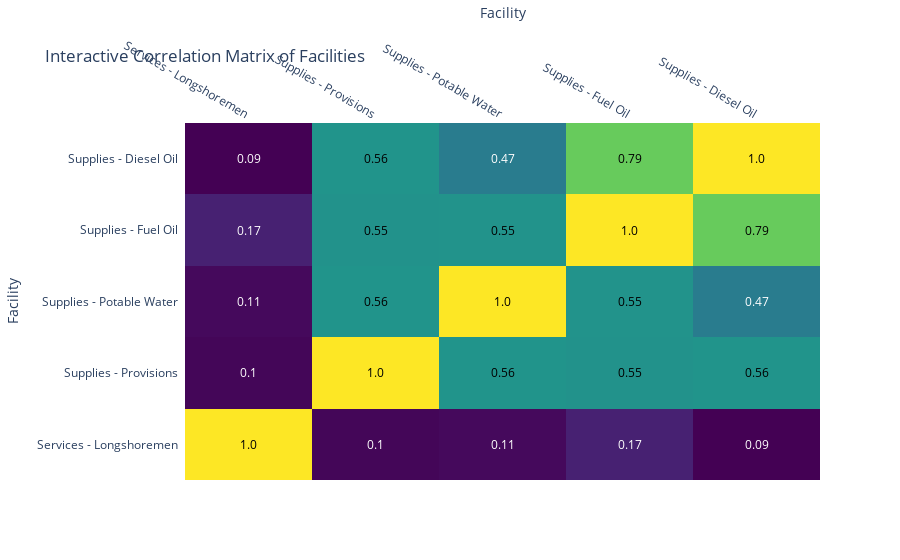

Notebook code cell kept with this figure:
### Code cell
# Import Plotly library
import plotly.figure_factory as ff

# Calculate the correlation matrix for the facilities
correlation_matrix = df[facilities_columns].apply(lambda x: x.replace({'Yes': 1, 'No': 0, 'Unknown': None}).astype(float)).corr()

# Create the interactive heatmap
fig = ff.create_annotated_heatmap(z=correlation_matrix.values,
                                  x=list(correlation_matrix.columns),
                                  y=list(correlation_matrix.index),
                                  annotation_text=correlation_matrix.round(2).values,
                                  colorscale='Viridis')

# Update layout
fig.update_layout(title='Interactive Correlation Matrix of Facilities',
                  xaxis=dict(title='Facility'),
                  yaxis=dict(title='Facility'))

# Show figure
fig.show()

### Figure 1 — Plotly figure (JSON) as saved in the notebook; plotly's stock layout.template omitted (floating-point values rounded to 4 significant figures)
{"data": [{"colorscale": [[0, "#440154"], [0.1111, "#482878"], [0.2222, "#3e4989"], [0.3333, "#31688e"], [0.4444, "#26828e"], [0.5556, "#1f9e89"], [0.6667, "#35b779"], [0.7778, "#6ece58"], [0.8889, "#b5de2b"], [1, "#fde725"]], "reversescale": false, "showscale": false, "type": "heatmap", "x": ["Services - Longshoremen", "Supplies - Provisions", "Supplies - Potable Water", "Supplies - Fuel Oil", "Supplies - Diesel Oil"], "y": ["Services - Longshoremen", "Supplies - Provisions", "Supplies - Potable Water", "Supplies - Fuel Oil", "Supplies - Diesel Oil"], "z": [[1, 0.09926, 0.1082, 0.1712, 0.08675], [0.09926, 1, 0.5592, 0.5524, 0.5583], [0.1082, 0.5592, 1, 0.554, 0.4683], [0.1712, 0.5524, 0.554, 1, 0.7851], [0.08675, 0.5583, 0.4683, 0.7851, 1]]}], "layout": {"annotations": [{"font": {"color": "#000000"}, "showarrow": false, "text": "1.0", "x": "Services - Longshoremen", "xref": "x", "y": "Services - Longshoremen", "yref": "y"}, {"font": {"color": "#FFFFFF"}, "showarrow": false, "text": "0.1", "x": "Supplies - Provisions", "xref": "x", "y": "Services - Longshoremen", "yref": "y"}, {"font": {"color": "#FFFFFF"}, "showarrow": false, "text": "0.11", "x": "Supplies - Potable Water", "xref": "x", "y": "Services - Longshoremen", "yref": "y"}, {"font": {"color": "#FFFFFF"}, "showarrow": false, "text": "0.17", "x": "Supplies - Fuel Oil", "xref": "x", "y": "Services - Longshoremen", "yref": "y"}, {"font": {"color": "#FFFFFF"}, "showarrow": false, "text": "0.09", "x": "Supplies - Diesel Oil", "xref": "x", "y": "Services - Longshoremen", "yref": "y"}, {"font": {"color": "#FFFFFF"}, "showarrow": false, "text": "0.1", "x": "Services - Longshoremen", "xref": "x", "y": "Supplies - Provisions", "yref": "y"}, {"font": {"color": "#000000"}, "showarrow": false, "text": "1.0", "x": "Supplies - Provisions", "xref": "x", "y": "Supplies - Provisions", "yref": "y"}, {"font": {"color": "#000000"}, "showarrow": false, "text": "0.56", "x": "Supplies - Potable Water", "xref": "x", "y": "Supplies - Provisions", "yref": "y"}, {"font": {"color": "#000000"}, "showarrow": false, "text": "0.55", "x": "Supplies - Fuel Oil", "xref": "x", "y": "Supplies - Provisions", "yref": "y"}, {"font": {"color": "#000000"}, "showarrow": false, "text": "0.56", "x": "Supplies - Diesel Oil", "xref": "x", "y": "Supplies - Provisions", "yref": "y"}, {"font": {"color": "#FFFFFF"}, "showarrow": false, "text": "0.11", "x": "Services - Longshoremen", "xref": "x", "y": "Supplies - Potable Water", "yref": "y"}, {"font": {"color": "#000000"}, "showarrow": false, "text": "0.56", "x": "Supplies - Provisions", "xref": "x", "y": "Supplies - Potable Water", "yref": "y"}, {"font": {"color": "#000000"}, "showarrow": false, "text": "1.0", "x": "Supplies - Potable Water", "xref": "x", "y": "Supplies - Potable Water", "yref": "y"}, {"font": {"color": "#000000"}, "showarrow": false, "text": "0.55", "x": "Supplies - Fuel Oil", "xref": "x", "y": "Supplies - Potable Water", "yref": "y"}, {"font": {"color": "#FFFFFF"}, "showarrow": false, "text": "0.47", "x": "Supplies - Diesel Oil", "xref": "x", "y": "Supplies - Potable Water", "yref": "y"}, {"font": {"color": "#FFFFFF"}, "showarrow": false, "text": "0.17", "x": "Services - Longshoremen", "xref": "x", "y": "Supplies - Fuel Oil", "yref": "y"}, {"font": {"color": "#000000"}, "showarrow": false, "text": "0.55", "x": "Supplies - Provisions", "xref": "x", "y": "Supplies - Fuel Oil", "yref": "y"}, {"font": {"color": "#000000"}, "showarrow": false, "text": "0.55", "x": "Supplies - Potable Water", "xref": "x", "y": "Supplies - Fuel Oil", "yref": "y"}, {"font": {"color": "#000000"}, "showarrow": false, "text": "1.0", "x": "Supplies - Fuel Oil", "xref": "x", "y": "Supplies - Fuel Oil", "yref": "y"}, {"font": {"color": "#000000"}, "showarrow": false, "text": "0.79", "x": "Supplies - Diesel Oil", "xref": "x", "y": "Supplies - Fuel Oil", "yref": "y"}, {"font": {"color": "#FFFFFF"}, "showarrow": false, "text": "0.09", "x": "Services - Longshoremen", "xref": "x", "y": "Supplies - Diesel Oil", "yref": "y"}, {"font": {"color": "#000000"}, "showarrow": false, "text": "0.56", "x": "Supplies - Provisions", "xref": "x", "y": "Supplies - Diesel Oil", "yref": "y"}, {"font": {"color": "#FFFFFF"}, "showarrow": false, "text": "0.47", "x": "Supplies - Potable Water", "xref": "x", "y": "Supplies - Diesel Oil", "yref": "y"}, {"font": {"color": "#000000"}, "showarrow": false, "text": "0.79", "x": "Supplies - Fuel Oil", "xref": "x", "y": "Supplies - Diesel Oil", "yref": "y"}, {"font": {"color": "#000000"}, "showarrow": false, "text": "1.0", "x": "Supplies - Diesel Oil", "xref": "x", "y": "Supplies - Diesel Oil", "yref": "y"}], "title": {"text": "Interactive Correlation Matrix of Facilities"}, "xaxis": {"dtick": 1, "gridcolor": "rgb(0, 0, 0)", "side": "top", "ticks": "", "title": {"text": "Facility"}}, "yaxis": {"dtick": 1, "ticks": "", "ticksuffix": "  ", "title": {"text": "Facility"}}}}
